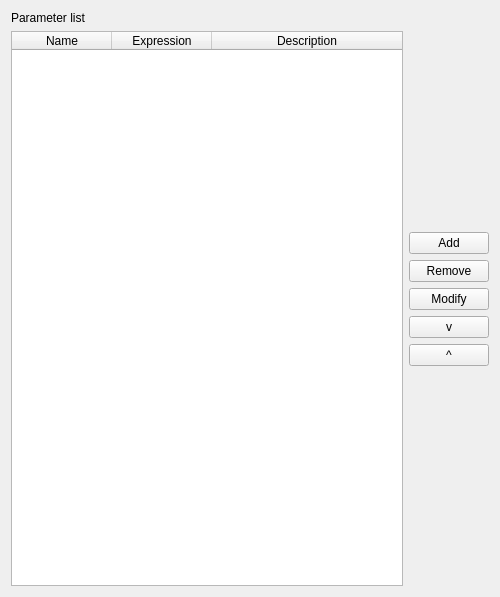
<?xml version="1.0" encoding="UTF-8"?>
<ui version="4.0">
 <class>ParametersWidget</class>
 <widget class="QWidget" name="ParametersWidget">
  <property name="geometry">
   <rect>
    <x>0</x>
    <y>0</y>
    <width>500</width>
    <height>597</height>
   </rect>
  </property>
  <property name="minimumSize">
   <size>
    <width>500</width>
    <height>500</height>
   </size>
  </property>
  <property name="windowTitle">
   <string>Parameters &amp; Expressions</string>
  </property>
  <layout class="QVBoxLayout" name="verticalLayout_4">
   <item>
    <layout class="QHBoxLayout" name="horizontalLayout">
     <item>
      <layout class="QVBoxLayout" name="verticalLayout_3">
       <item>
        <widget class="QLabel" name="label">
         <property name="text">
          <string>Parameter list</string>
         </property>
        </widget>
       </item>
       <item>
        <widget class="QTableWidget" name="tablewidget">
         <property name="rowCount">
          <number>0</number>
         </property>
         <property name="columnCount">
          <number>3</number>
         </property>
         <attribute name="horizontalHeaderStretchLastSection">
          <bool>true</bool>
         </attribute>
         <attribute name="horizontalHeaderStretchLastSection">
          <bool>true</bool>
         </attribute>
         <column>
          <property name="text">
           <string>Name</string>
          </property>
         </column>
         <column>
          <property name="text">
           <string>Expression</string>
          </property>
         </column>
         <column>
          <property name="text">
           <string>Description</string>
          </property>
         </column>
        </widget>
       </item>
      </layout>
     </item>
     <item>
      <layout class="QVBoxLayout" name="verticalLayout">
       <item>
        <spacer name="verticalSpacer">
         <property name="orientation">
          <enum>Qt::Vertical</enum>
         </property>
         <property name="sizeHint" stdset="0">
          <size>
           <width>20</width>
           <height>40</height>
          </size>
         </property>
        </spacer>
       </item>
       <item>
        <widget class="QPushButton" name="btnAdd">
         <property name="text">
          <string>Add</string>
         </property>
        </widget>
       </item>
       <item>
        <widget class="QPushButton" name="btnRemove">
         <property name="text">
          <string>Remove</string>
         </property>
        </widget>
       </item>
       <item>
        <widget class="QPushButton" name="btnModify">
         <property name="text">
          <string>Modify</string>
         </property>
        </widget>
       </item>
       <item>
        <widget class="QPushButton" name="btnUp">
         <property name="text">
          <string>v</string>
         </property>
        </widget>
       </item>
       <item>
        <widget class="QPushButton" name="btnDown">
         <property name="text">
          <string>^</string>
         </property>
        </widget>
       </item>
       <item>
        <spacer name="verticalSpacer_2">
         <property name="orientation">
          <enum>Qt::Vertical</enum>
         </property>
         <property name="sizeHint" stdset="0">
          <size>
           <width>20</width>
           <height>40</height>
          </size>
         </property>
        </spacer>
       </item>
      </layout>
     </item>
    </layout>
   </item>
  </layout>
 </widget>
 <layoutdefault spacing="6" margin="11"/>
 <resources/>
 <connections>
  <connection>
   <sender>btnAdd</sender>
   <signal>clicked()</signal>
   <receiver>ParametersWidget</receiver>
   <slot>onAdd()</slot>
   <hints>
    <hint type="sourcelabel">
     <x>544</x>
     <y>229</y>
    </hint>
    <hint type="destinationlabel">
     <x>572</x>
     <y>377</y>
    </hint>
   </hints>
  </connection>
  <connection>
   <sender>btnRemove</sender>
   <signal>clicked()</signal>
   <receiver>ParametersWidget</receiver>
   <slot>onRemove()</slot>
   <hints>
    <hint type="sourcelabel">
     <x>521</x>
     <y>258</y>
    </hint>
    <hint type="destinationlabel">
     <x>573</x>
     <y>434</y>
    </hint>
   </hints>
  </connection>
  <connection>
   <sender>btnModify</sender>
   <signal>clicked()</signal>
   <receiver>ParametersWidget</receiver>
   <slot>onModify()</slot>
   <hints>
    <hint type="sourcelabel">
     <x>510</x>
     <y>280</y>
    </hint>
    <hint type="destinationlabel">
     <x>579</x>
     <y>484</y>
    </hint>
   </hints>
  </connection>
  <connection>
   <sender>btnUp</sender>
   <signal>clicked()</signal>
   <receiver>ParametersWidget</receiver>
   <slot>onUp()</slot>
   <hints>
    <hint type="sourcelabel">
     <x>531</x>
     <y>309</y>
    </hint>
    <hint type="destinationlabel">
     <x>572</x>
     <y>419</y>
    </hint>
   </hints>
  </connection>
  <connection>
   <sender>btnDown</sender>
   <signal>clicked()</signal>
   <receiver>ParametersWidget</receiver>
   <slot>onDown()</slot>
   <hints>
    <hint type="sourcelabel">
     <x>522</x>
     <y>338</y>
    </hint>
    <hint type="destinationlabel">
     <x>579</x>
     <y>469</y>
    </hint>
   </hints>
  </connection>
  <connection>
   <sender>tablewidget</sender>
   <signal>cellClicked(int,int)</signal>
   <receiver>ParametersWidget</receiver>
   <slot>onBtnState(int,int)</slot>
   <hints>
    <hint type="sourcelabel">
     <x>464</x>
     <y>115</y>
    </hint>
    <hint type="destinationlabel">
     <x>576</x>
     <y>130</y>
    </hint>
   </hints>
  </connection>
  <connection>
   <sender>tablewidget</sender>
   <signal>itemSelectionChanged()</signal>
   <receiver>ParametersWidget</receiver>
   <slot>onBtnChangeState()</slot>
   <hints>
    <hint type="sourcelabel">
     <x>453</x>
     <y>87</y>
    </hint>
    <hint type="destinationlabel">
     <x>526</x>
     <y>83</y>
    </hint>
   </hints>
  </connection>
 </connections>
 <slots>
  <slot>onAdd()</slot>
  <slot>onRemove()</slot>
  <slot>onModify()</slot>
  <slot>onUp()</slot>
  <slot>onDown()</slot>
  <slot>onBtnState(int,int)</slot>
  <slot>onBtnChangeState()</slot>
 </slots>
</ui>
